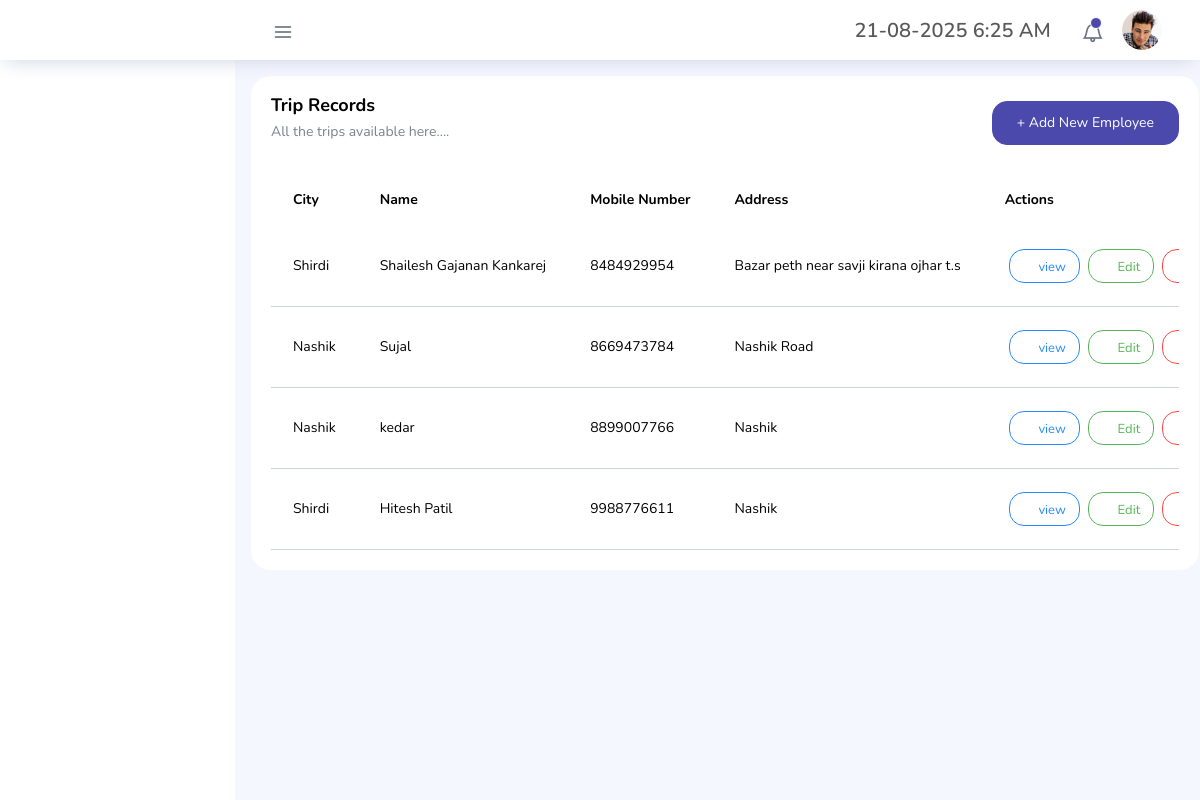
The app's page /employee (signed in) with its own data.
### admin_dashboard/models.py (models this page shows, shortened)
class Employee(models.Model):
    empNodeID = models.ForeignKey(Node, on_delete=models.CASCADE)
    employeeName = models.CharField(max_length=50)
    employeeEmail = models.EmailField()
    employeeMobile = models.CharField(max_length=10)
    employeeRole = models.CharField(max_length=50)
    employeeAddress = models.TextField()
    password = models.CharField(max_length=100)
    empSalary = models.DecimalField(max_digits=10, decimal_places=2)
    empJoiningDate = models.DateField()
    employeeAadhar = models.CharField(max_length=12)
    is_available = models.BooleanField(default=True)

class Node(models.Model):
    nodeID = models.AutoField(primary_key=True)
    nodeInitials = models.CharField(max_length=50)
    nodeName = models.CharField(max_length=50)
    nodeAddress = models.TextField()
    nodeCity = models.CharField(max_length=50)
    nodeState = models.CharField(max_length=50)
    nodePincode = models.CharField(max_length=50)
    coordinatorName = models.CharField(max_length=50)
    helplineNumber = models.CharField(max_length=50)
    nodeLatitude = models.CharField(max_length=100)  # Latitude, Longitude
    nodeLongitude = models.CharField(max_length=100)  # Latitude, Longitude

### admin_dashboard/views.py (the view)
# urls.py: path("employee", views.employee, name= "employee"),
@login_required(login_url="")
@cache_control(no_cache=True, must_revalidate=True, no_store=True)
def employee(request):
    nodes = Node.objects.all()
    employees = Employee.objects.select_related('empNodeID').all()
    context = {
        'page' : 'admin_dashboard',
        'user' : request.user,
        'nodes' : nodes,
        'employees': employees,
    }
    return render(request, "employee.html", context)

### admin_dashboard/templates/employee.html (shortened to what this page needs)
{% extends "base.html" %}
{% load static %}
{% block content %}
<div class="container-fluid page-body-wrapper">
  {% include "sidebar.html" %}
  <div class="main-panel">
    <div class="content-wrapper">
      <div class="row">
        <div class="col-lg-12 grid-margin stretch-card">
          <div class="card">
            <div class="card-body">
              <div class="d-flex justify-content-between align-items-center">
                <div>
                  <h3 class="card-title mb-2">Trip Records</h3>
                  <p class="card-description mb-2">All the trips available here....</p>
                </div>
                <a href="{% url 'add_employee' %}" class="btn btn-primary">
                  + Add New Employee</a>
              </div>
              <div class="table-responsive mt-4">
                <table class="table">
                  <thead>
                    <tr>
                      <th>City</th>
                      <th>Name</th>
                      <th>Mobile Number</th>
                      <th>Address</th>
                      <th style="width:140px;">Actions</th>
                    </tr>
                  </thead>
                  <tbody>
                    {% for emp in employees %}
                    <tr>
                      <td>{{ emp.empNodeID.nodeCity }}</td>
                      <td>{{ emp.employeeName }}</td>
                      <td>{{ emp.employeeMobile }}</td>
                      <td>{{ emp.employeeAddress }}</td>
                      <td class="actions-cell">
                        <div class="d-flex flex-row align-items-center">
                          <button type="button" class="btn btn-sm btn-outline-info btn-fw mx-1 view-employee-btn"
                            data-bs-toggle="modal" data-bs-target="#viewEmployeeModal"
                            data-name="{{ emp.employeeName }}" data-email="{{ emp.employeeEmail }}"
                            data-mobile="{{ emp.employeeMobile }}" data-role="{{ emp.employeeRole }}"
                            data-address="{{ emp.employeeAddress }}" data-salary="{{ emp.empSalary }}"
                            data-joining="{{ emp.empJoiningDate }}" data-aadhar="{{ emp.employeeAadhar }}"
                            data-city="{{ emp.empNodeID.nodeCity }}"
                            data-status="{% if emp.is_available %}Available{% else %}Not Available{% endif %}">
                            <i class="mdi mdi-share"></i> view
                          </button>
                          <button type="button" class="btn btn-sm btn-outline-success btn-fw mx-1 edit-node-btn"
                            data-bs-toggle="modal" data-bs-target="#editEmployeeModal" data-emp-id="{{ emp.id }}"
                            data-employee-name="{{ emp.employeeName }}" data-employee-email="{{ emp.employeeEmail }}"
                            data-employee-mobile="{{ emp.employeeMobile }}" data-employee-role="{{ emp.employeeRole }}"
                            data-employee-address="{{ emp.employeeAddress }}" data-emp-salary="{{ emp.empSalary }}"
                            data-emp-joining="{{ emp.empJoiningDate|date:'Y-m-d' }}"
                            data-employee-aadhar="{{ emp.employeeAadhar }}">
                            <i class="mdi mdi-grease-pencil"></i> Edit
                          </button>
                          <a href="{% url 'delete_employee' emp.id %}" class="btn btn-sm btn-outline-danger btn-fw mx-1"
                            onclick="return confirm('Are you sure you want to delete this employee?');">
                            <i class="mdi mdi-delete"></i> Delete
                          </a>
                        </div>
                      </td>
                    </tr>
                    {% empty %}
                    <tr>
                      <td colspan="6" class="text-center">No employee records found.</td>
                    </tr>
                    {% endfor %}
                  </tbody>
                </table>
              </div>
            </div>
          </div>
        </div>
      </div>
    </div>
  </div>
</div>
{% endblock content %}

### admin_dashboard/templates/base.html (shortened to what this page needs)
<!DOCTYPE html>
{% load static %}
<html lang="en">
<head>
  {% load static %}
  <link rel="stylesheet" href="{% static 'vendors/feather/feather.css' %}">
  <link rel="stylesheet" href="{% static 'vendors/ti-icons/css/themify-icons.css' %}">
  <link rel="stylesheet" href="{% static 'vendors/css/vendor.bundle.base.css' %}">
  <link rel="stylesheet" href="{% static 'vendors/font-awesome/css/font-awesome.min.css' %}">
  <link rel="stylesheet" href="{% static 'vendors/mdi/css/materialdesignicons.min.css' %}">
  <link rel="stylesheet" type="text/css" href="{% static 'js/select.dataTables.min.css' %}">
  <link rel="stylesheet" href="{% static 'css/style.css' %}">
  <link href="https://cdn.datatables.net/1.13.6/css/dataTables.bootstrap5.min.css" rel="stylesheet">
</head>
<body>
  <div class="container-scroller">
    <nav class="navbar col-lg-12 col-12 p-0 fixed-top d-flex flex-row">
      <div class="text-center navbar-brand-wrapper d-flex align-items-center justify-content-start">
      </div>
      <div class="navbar-menu-wrapper d-flex align-items-center justify-content-end">
        {% if user.is_authenticated %}
        <button class="navbar-toggler navbar-toggler align-self-center" type="button" data-toggle="minimize">
          <span class="icon-menu"></span>
        </button>
        {% endif %}
        <ul class="navbar-nav navbar-nav-right">
          {% if user.is_authenticated %}
          <div class="navbar-header mx-auto mt-3">
            <h2 class="navbar-brand mb-0 ms-3"><span id="navbar-clock" class="navbar-text mr-3"></span></h2>
          </div>
          <li class="nav-item dropdown">
            <a class="nav-link count-indicator dropdown-toggle" id="notificationDropdown" href="#"
              data-bs-toggle="dropdown">
              <i class="icon-bell mx-0"></i>
              <span class="count"></span>
            </a>
          </li>
          <li class="nav-item nav-profile dropdown">
            <a class="nav-link dropdown-toggle" href="#" data-bs-toggle="dropdown" id="profileDropdown">
              <img src="{% static 'images/faces/face28.jpg' %}" alt="profile" />
            </a>
          </li>
          {% endif %}
        </ul>
      </div>
    </nav>
    {% block content %}
    {% endblock content %}
  </div>
</body>
</html>

### admin_dashboard/templates/sidebar.html (shortened to what this page needs)
{% load static %}
{% block sidebar %}
<nav class="sidebar sidebar-offcanvas" id="sidebar">
</nav>
{% endblock sidebar %}

### records on screen
Employee: empNodeID.nodeCity "Shirdi", employeeName "Shailesh Gajanan Kankarej", employeeMobile "8484929954", employeeAddress "Bazar peth near savji kirana ojhar t.s"
Employee: empNodeID.nodeCity "Nashik", employeeName "Sujal", employeeMobile "8669473784", employeeAddress "Nashik Road"
Employee: empNodeID.nodeCity "Nashik", employeeName "kedar", employeeMobile "8899007766", employeeAddress "Nashik"
Employee: empNodeID.nodeCity "Shirdi", employeeName "Hitesh Patil", employeeMobile "9988776611", employeeAddress "Nashik"
